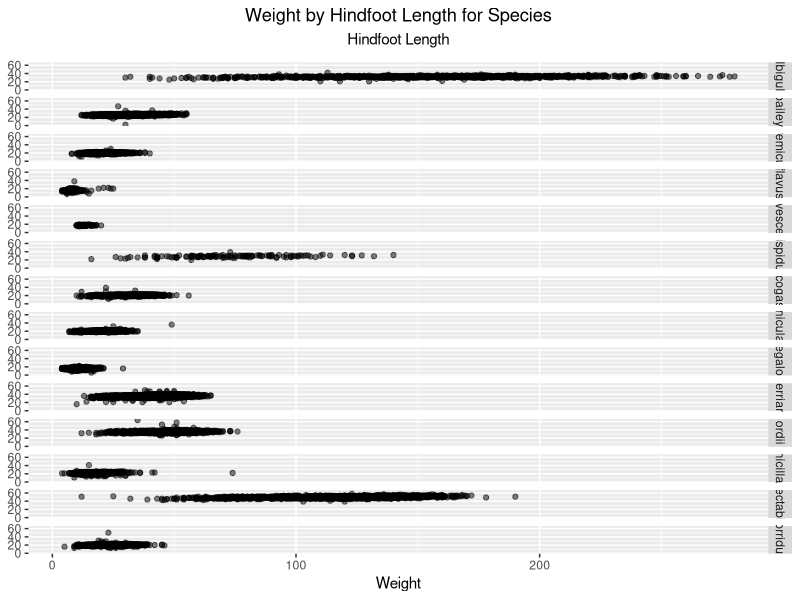
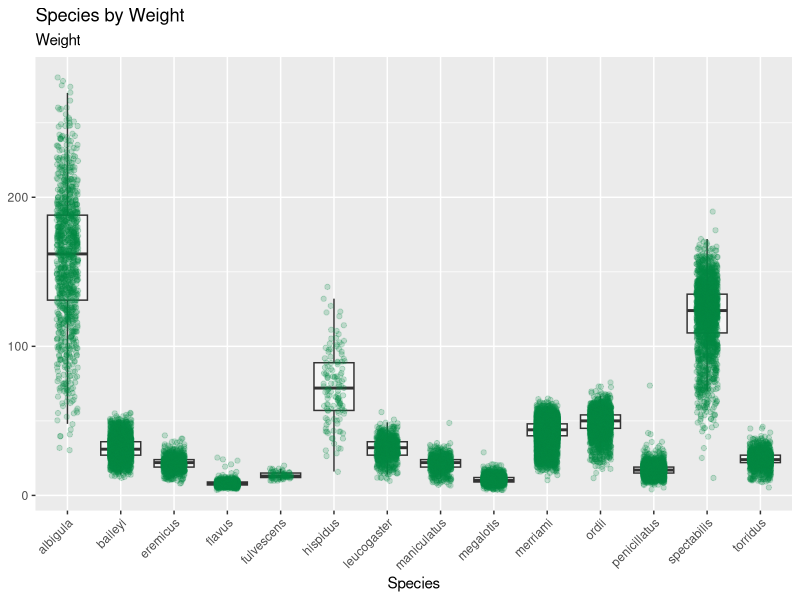
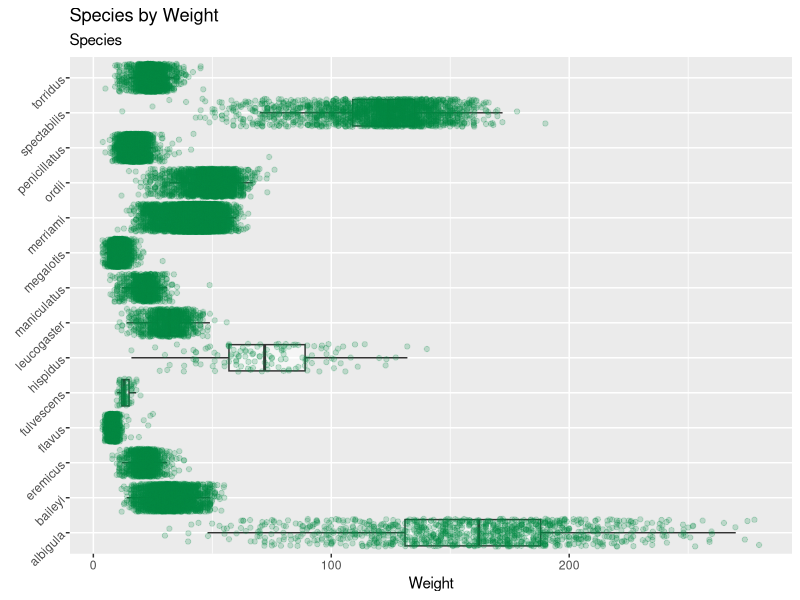

Write R code to recreate these figures, in order.
## ---- chunk 1
#| label: setup
#| include: false
#| embed-resources: true
#| code-tools: true
#| echo: true
library(tidyverse)
## ---- chunk 2
#| label: load-data

surveys <- read_csv("surveys.csv")
#glimpse(surveys)
## ---- chunk 3
#| label: scatterplot
#this will create a scatterplot for weight by hindfoot length organized by species type. 
ggplot(surveys) +
  geom_point(aes(x = weight,
                 y = hindfoot_length),
             alpha = 0.5) +
             facet_grid(rows = vars(species)) +
  labs(x = "Weight",
       y = NULL,
       title = "Weight by Hindfoot Length for Species",
       subtitle = "Hindfoot Length") +
  #this will center the title and the subtitle text
       theme(
    plot.title = element_text(hjust = 0.5, margin = margin(b = 5)),  
    plot.subtitle = element_text(hjust = 0.5, margin = margin(b = 10)))
## ---- chunk 4
#| label: boxplot
ggplot(data = surveys, aes(x = species, y = weight)) +
  geom_boxplot(outlier.shape = NA, alpha = 0.5) + 
  geom_jitter(color = "springgreen4", alpha = 0.2, width = 0.2) +  
  labs(
    title = "Species by Weight",
    subtitle = "Weight",
    x = "Species",
    y = NULL) +
  theme(axis.text.x = element_text(angle = 45, hjust = 1))
## ---- chunk 5
#| label: rotated-boxplot
#this is UGLY looking :(
ggplot(data = surveys, aes(x = weight, y = species)) +
  geom_boxplot(outlier.shape = NA, alpha = 0.5) + 
  geom_jitter(color = "springgreen4", alpha = 0.2, width = 0.2) +  
  labs(
    title = "Species by Weight",
    subtitle = "Species",
    x = "Weight",
    y = NULL) +
  theme(axis.text.y = element_text(angle = 45, hjust = 1))
